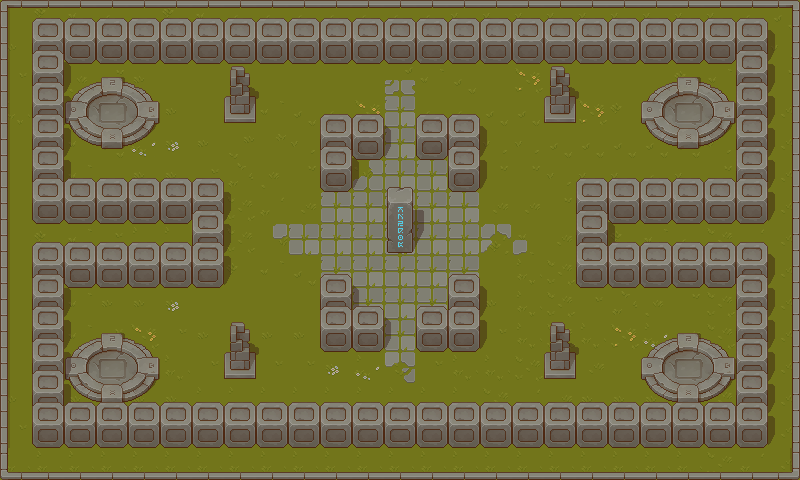

A level layout from a 2D game, rendered from its tile map. Below: a short description, then the map file with tile-grid data replaced by summaries:
An orthogonal 25x15 tile map with 32x32 px tiles, 9 tile layers (bg, bg2, spawnsShadows, spawns, ...), 3 hidden layers not drawn, 4 tilesets.

<map version="1.10" tiledversion="1.10.2" orientation="orthogonal" renderorder="right-down" width="25" height="15" tilewidth="32" tileheight="32" infinite="0" nextlayerid="20" nextobjectid="1">
 <editorsettings>
  <export target="../server/public/map/tilemaps/map1_4player.json" format="json" />
 </editorsettings>
 <tileset firstgid="1" name="TX props" tilewidth="32" tileheight="32" tilecount="256" columns="16">
  <image source="../server/public/map/textures/TXProps.png" width="512" height="512" />
 </tileset>
 <tileset firstgid="257" name="TX grass" tilewidth="32" tileheight="32" tilecount="64" columns="8">
  <image source="../server/public/map/textures/TXGrass.png" width="256" height="256" />
 </tileset>
 <tileset firstgid="321" name="TX walls" tilewidth="32" tileheight="32" tilecount="256" columns="16">
  <image source="../server/public/map/textures/TXWalls.png" width="512" height="512" />
 </tileset>
 <tileset firstgid="577" name="TX props shadow" tilewidth="32" tileheight="32" tilecount="256" columns="16">
  <image source="../server/public/map/textures/TXPropsShadow.png" width="512" height="512" />
 </tileset>
 <layer id="3" name="bg" width="25" height="15">
  <data>[375 cells, 375 non-empty, 26 distinct tile ids]</data>
 </layer>
 <layer id="7" name="bg2" width="25" height="15">
  <data>[375 cells, 76 non-empty, 8 distinct tile ids]</data>
 </layer>
 <layer id="10" name="spawnsShadows" width="25" height="15" opacity="0.4">
  <data>[375 cells, 36 non-empty, 9 distinct tile ids]</data>
 </layer>
 <layer id="4" name="spawns" width="25" height="15">
  <data>[375 cells, 36 non-empty, 9 distinct tile ids]</data>
 </layer>
 <layer id="8" name="wallsShadow" width="25" height="15" opacity="0.4">
  <data>[375 cells, 62 non-empty, 10 distinct tile ids]</data>
 </layer>
 <layer id="1" name="walls_1" width="25" height="15">
  <data>[375 cells, 177 non-empty, 5 distinct tile ids]</data>
 </layer>
 <layer id="15" name="walls_2" width="25" height="15">
  <data>[375 cells, 1 non-empty, 1 distinct tile ids]</data>
 </layer>
 <layer id="17" name="wallmask_1" width="25" height="15">
  <data>[375 cells, 6 non-empty, 3 distinct tile ids]</data>
 </layer>
 <layer id="18" name="wallmask_2" width="25" height="15">
  <data>[375 cells, 1 non-empty, 1 distinct tile ids]</data>
 </layer>
 <layer id="19" name="wallCollision" width="25" height="15" visible="0">
  <data>[375 cells, 105 non-empty, 1 distinct tile ids]</data>
 </layer>
 <layer id="16" name="spawnpoints" width="25" height="15" visible="0">
  <data>[375 cells, 4 non-empty, 1 distinct tile ids]</data>
 </layer>
 <layer id="13" name="powerups" width="25" height="15" visible="0">
  <data>[375 cells, 4 non-empty, 1 distinct tile ids]</data>
 </layer>
</map>
